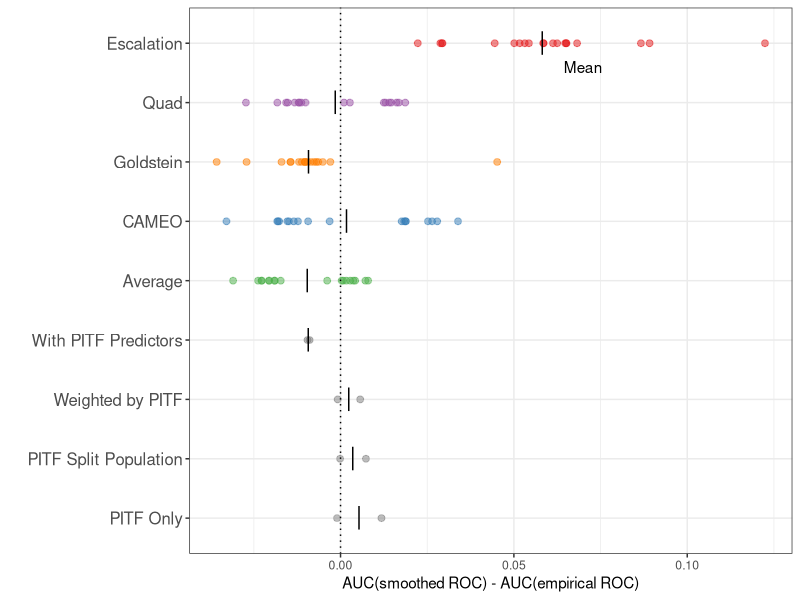

Reproduce this figure in R.
#
#   Create Figure 2: Gain from using smoothed ROC to calculate AUC
#

library(ggplot2)
library(readr)
library(tibble)
library(dplyr)
library(tidyr)
library(here)

setwd(here::here("rep_nosmooth"))
dir.create("output/figures", showWarnings = FALSE)

table1_benefit <- read_csv("output/tables/table1-smooth-benefit.csv")
table2_benefit <- read_csv("output/tables/table2-smooth-benefit.csv")

cols <- c(
  Escalation = "#e41a1c",
  Goldstein = "#ff7f00",
  Quad = "#984ea3",
  CAMEO = "#377eb8",
  Average = "#4daf4a",
  `With PITF Predictors` = "gray50",
  `Weighted by PITF` = "gray50",
  `PITF Split Population` = "gray50",
  `PITF Only` = "gray50"
)

benefit <- bind_rows(
  table1_benefit %>%
    rename(setting = Model) %>%
    pivot_longer(-c(horizon, setting), names_to = "model", values_to = "diff"),
  table2_benefit %>%
    rename(setting = Model, Escalation = `Escalation Only`) %>%
    pivot_longer(-c(horizon, setting), names_to = "model", values_to = "diff")
)

# mean benefit by model
means <- benefit %>%
  group_by(model) %>%
  summarize(avg_benefit = mean(diff))

ann_text <- tibble(horizon = "1 month", diff = 0.07, model = 8.6, label = "Mean")

model_levels <- c("Escalation", "Quad", "Goldstein", "CAMEO", "Average",
                  "With PITF Predictors", "Weighted by PITF", "PITF Split Population",
                  "PITF Only")
p <- benefit %>%
  mutate(model = factor(model, levels = rev(model_levels))) %>%
  ggplot(aes(y = model)) +
  #facet_wrap(~ horizon, scales = "free_x") +
  geom_point(aes(x = diff, color = model), alpha = 0.5, size = 2) +
  scale_color_manual(guide = FALSE, values = cols) +
  geom_point(data = means, aes(x = avg_benefit), shape = "|", color = "black", size = 6) +
  labs(x = "AUC(smoothed ROC) - AUC(empirical ROC)",
       y = "") +
  theme_bw() +
  geom_text(data = ann_text, aes(x = diff, label = label), col = "black") +
  geom_vline(xintercept = 0, linetype = 3) +
  theme(axis.text.y = element_text(size = 12))

ggsave(plot = p, filename = "output/figures/fig-2-benefit-plot.png", height = 3.5, width = 5.5)
